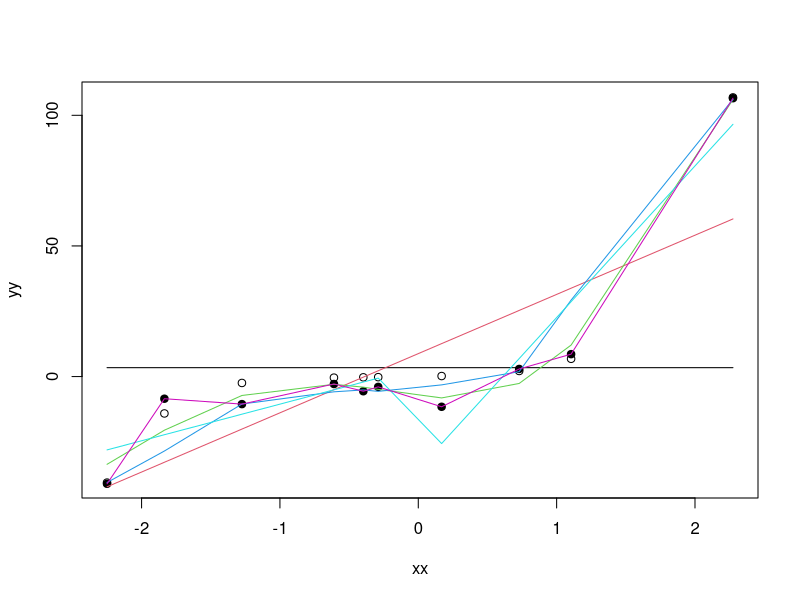

Here is the R script that generated this plot:
library(mgcv)
set.seed(2346)
xx <- rnorm(10)
xx <- sort(xx)
yy <- xx+xx^2+xx^3+xx^4+xx^5
plot(yy~xx)
yy <- yy+rnorm(10, sd=5)
points(yy~xx, pch=19)
lines(predict(lm(yy~1))~xx)
lines(predict(lm(yy~xx))~xx, col=2)
lines(predict(gam(yy~s(xx, k=4)))~xx, col=3)
lines(lowess(yy~xx), col=4)
cc <- xx>0
lines(predict(lm(yy~xx*cc))~xx, col=5)
lines(predict(lm(yy~factor(xx)))~xx, col=6)

